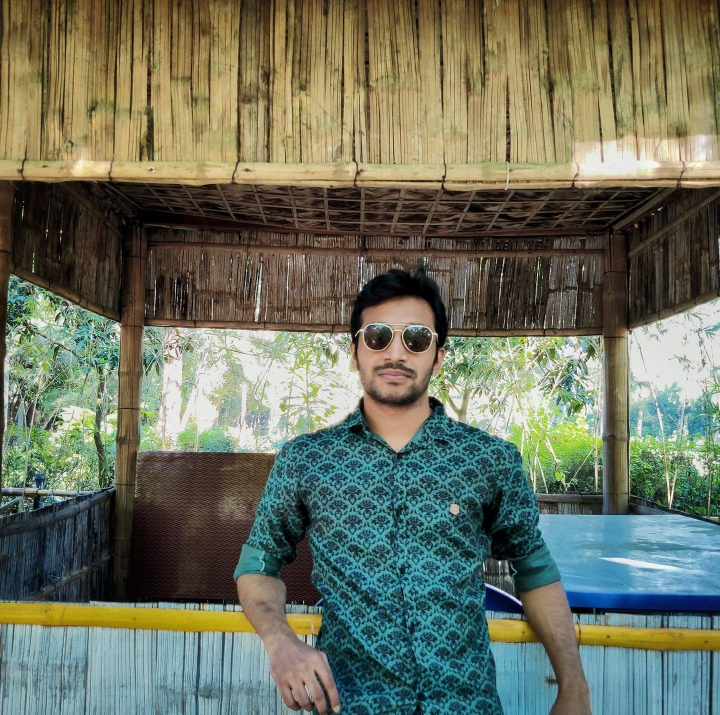
#> input picture Temp/Lab/DIP Lab Final/Image processing practice/images/pic.jpg, 1440 x 1429 px, given in place of flemingo.jpg, which was not available (shown at 1/2 size)
$ jupyter execute 'Arithmetic operations.ipynb'   (Python 2 division)
#> lines starting #> are read from the running program, lines starting #| are printed output that depends on the picture; pictures that were not available may be replaced by others from this repository, and a replacement may not be noted
[cell 1]
import cv2
import numpy as np
from matplotlib import pyplot as plt

[cell 2]
img=cv2.imread('./images/flemingo.jpg')
#> img is the input picture: shape (1429, 1440, 3); mean B, G, R 96.1, 114.2, 108.7

[cell 3]
#addition of some value to an image(brightness increasing)
value=np.ones_like(img,dtype='uint8')*50

img_add=cv2.add(img,value)
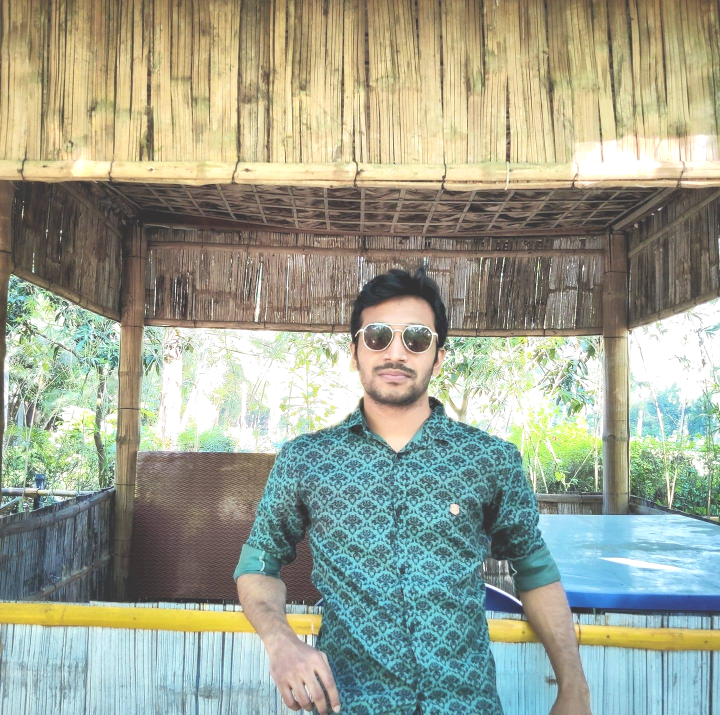
#> img_add: shape (1429, 1440, 3) (shown at 1/2 size); mean B, G, R 145.1, 162.7, 157.3

cv2.imshow('Value addition',img_add)
cv2.waitKey(0)
cv2.destroyAllWindows()

[cell 4]
#plotting histogram of img_add
plt.hist(img_add.ravel(),256,[0,256])
plt.show()
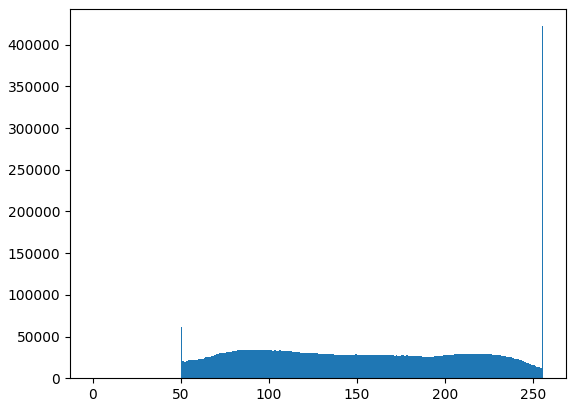
#> figure drawn by matplotlib, 1 panel; tallest bar 422129 high, from x = 255 to 256

[cell 5]
#subtraction of some value from an image

value2=np.ones_like(img,dtype='uint8')*75

img_sub=cv2.subtract(img,value2)
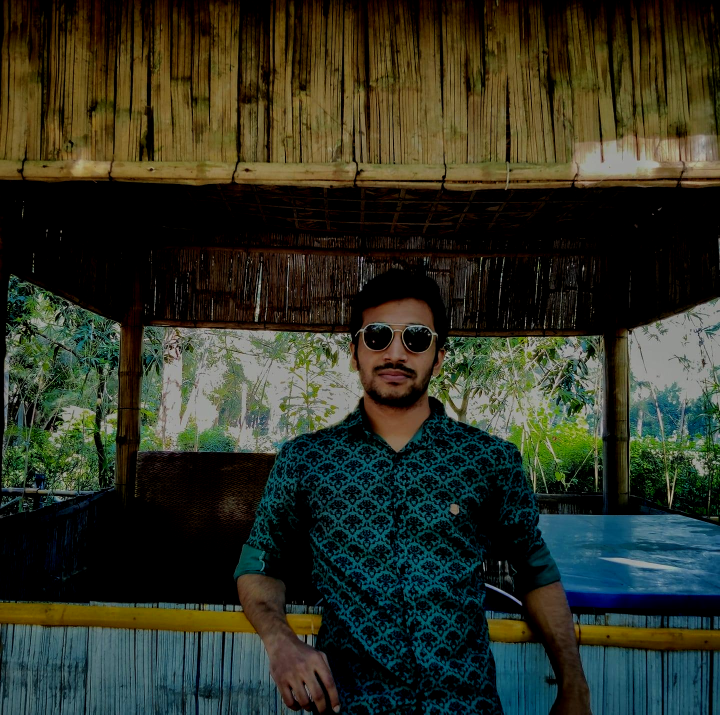
#> img_sub: shape (1429, 1440, 3) (shown at 1/2 size); mean B, G, R 37, 50.6, 46.8


cv2.imshow('Value subtraction',img_sub)
cv2.waitKey(0)
cv2.destroyAllWindows()

[cell 6]
#plotting histogram
plt.hist(img_sub.ravel(),256,[0,256])
plt.show()
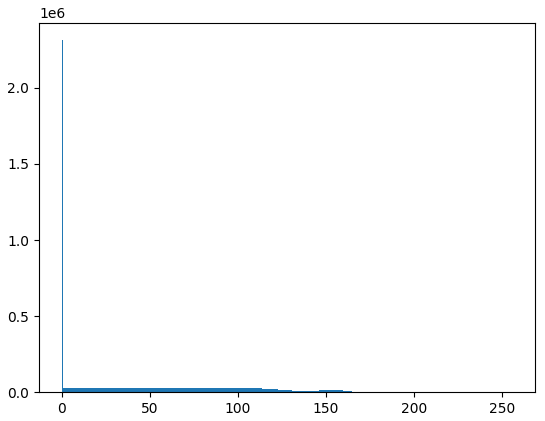
#> figure drawn by matplotlib, 1 panel; tallest bar 2313642 high, from x = 0 to 1

[cell 7]
#blending of two images
img1=cv2.imread('./images/flemingo.jpg')
img2=cv2.imread('./images/beach.jpg')
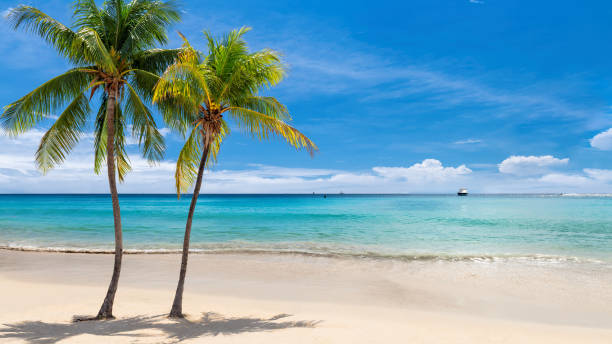
#> input picture Temp/Lab/DIP Lab Final/Image processing practice/images/beach.jpg, 612 x 344 px
#> img2 is the input picture: shape (344, 612, 3); mean B, G, R 181.9, 164.4, 121.2

img2=np.resize(img2,img1.shape)
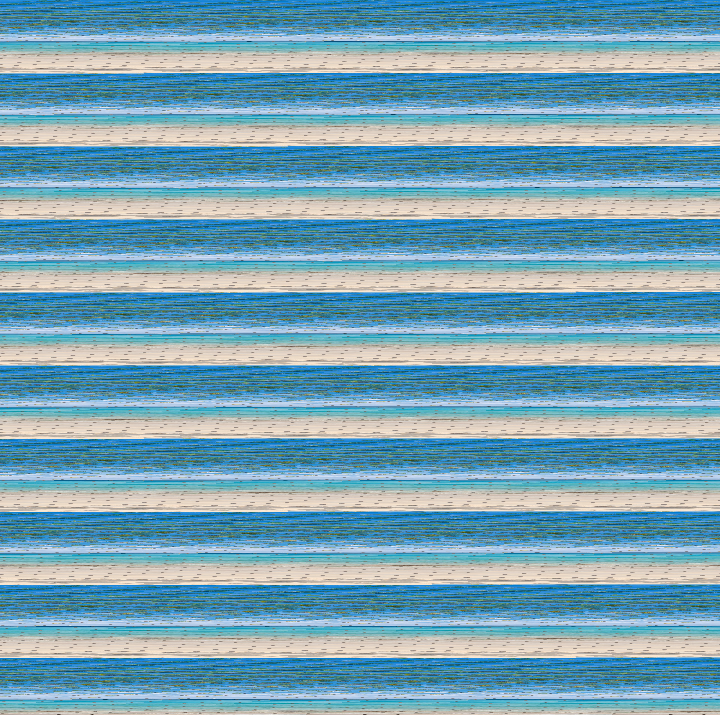
#> img2: shape (1429, 1440, 3) (shown at 1/2 size); mean B, G, R 181.7, 163.5, 118.9
img_blend=cv2.addWeighted(img1,0.7,img2,0.3,0)
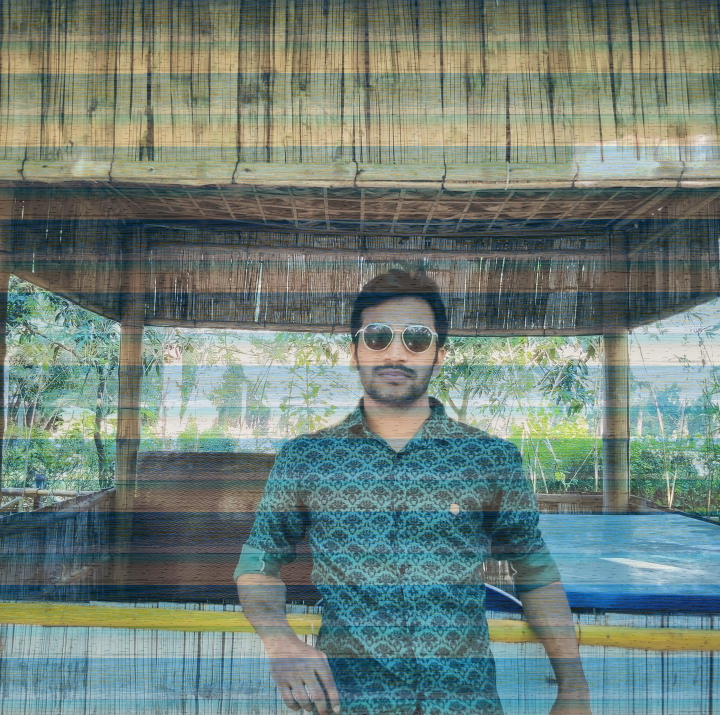
#> img_blend: shape (1429, 1440, 3) (shown at 1/2 size); mean B, G, R 121.8, 129, 111.8

cv2.imshow('Blended',img_blend)
cv2.waitKey(0)
cv2.destroyAllWindows()

[cell 8]
#addition of two image
img1=cv2.imread('./images/flemingo.jpg')
img2=cv2.imread('./images/beach.jpg')

img2=np.resize(img2,img1.shape)

img_add=cv2.add(img1,img2)
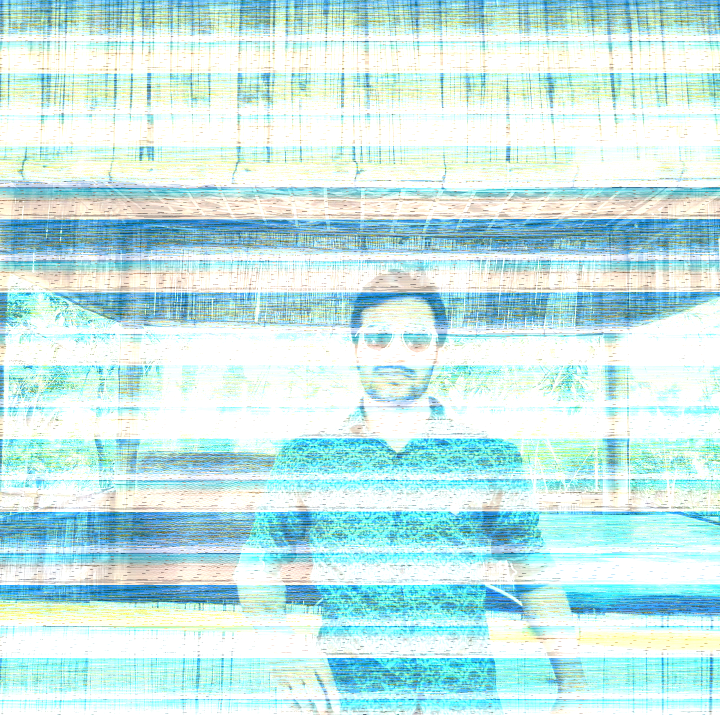
#> img_add: shape (1429, 1440, 3) (shown at 1/2 size); mean B, G, R 231.6, 233.3, 198.4

cv2.imshow('Two added image',img_add)
cv2.waitKey(0)
cv2.destroyAllWindows()

[cell 9]
plt.hist(img_add.ravel(),256,[0,256])
plt.show()
#> figure, not shown here; tallest bar 3357673 high, from x = 255 to 256
